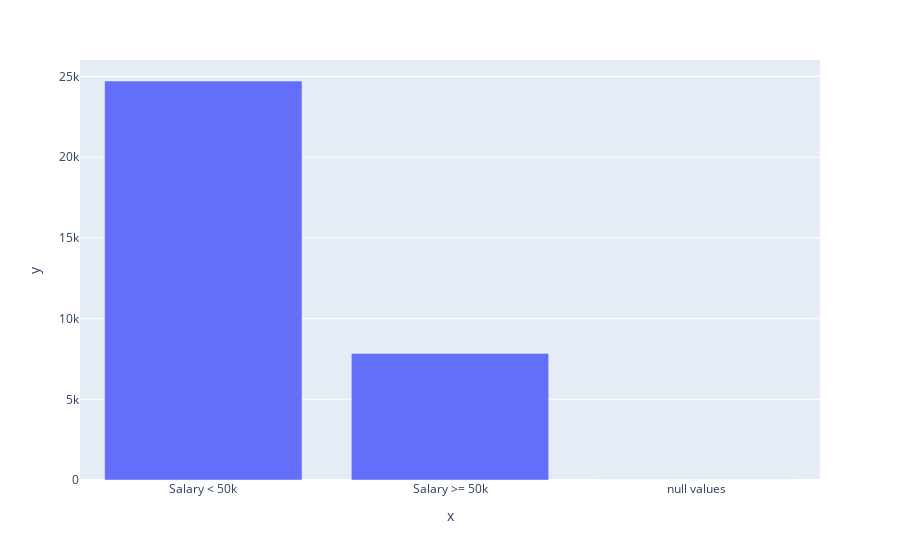

Notebook code cell kept with this figure:
### Code cell
count_50 = 0
count_less = 0
for i in target:
    if (i == "<=50K"):
        count_less += 1
    elif (i == ">50K"):
        count_50 += 1

fig = px.bar(x = ['Salary < 50k', 'Salary >= 50k', 'null values'], 
             y= [count_less, count_50, (len(target) - count_less - count_50)])
fig.show()

### Figure 1 — Plotly figure (JSON) as saved in the notebook; plotly's stock layout.template omitted (floating-point values rounded to 4 significant figures)
{"data": [{"alignmentgroup": "True", "hovertemplate": "x=%{x}<br>y=%{y}<extra></extra>", "legendgroup": "", "marker": {"color": "#636efa", "pattern": {"shape": ""}}, "name": "", "offsetgroup": "", "orientation": "v", "showlegend": false, "textposition": "auto", "type": "bar", "x": ["Salary < 50k", "Salary >= 50k", "null values"], "xaxis": "x", "y": [24720, 7841, 0], "yaxis": "y"}], "layout": {"autosize": true, "barmode": "relative", "legend": {"tracegroupgap": 0}, "margin": {"t": 60}, "xaxis": {"anchor": "y", "autorange": true, "domain": [0, 1], "range": [-0.5, 2.5], "title": {"text": "x"}, "type": "category"}, "yaxis": {"anchor": "x", "autorange": true, "domain": [0, 1], "range": [0, 26020.0], "title": {"text": "y"}, "type": "linear"}}}
